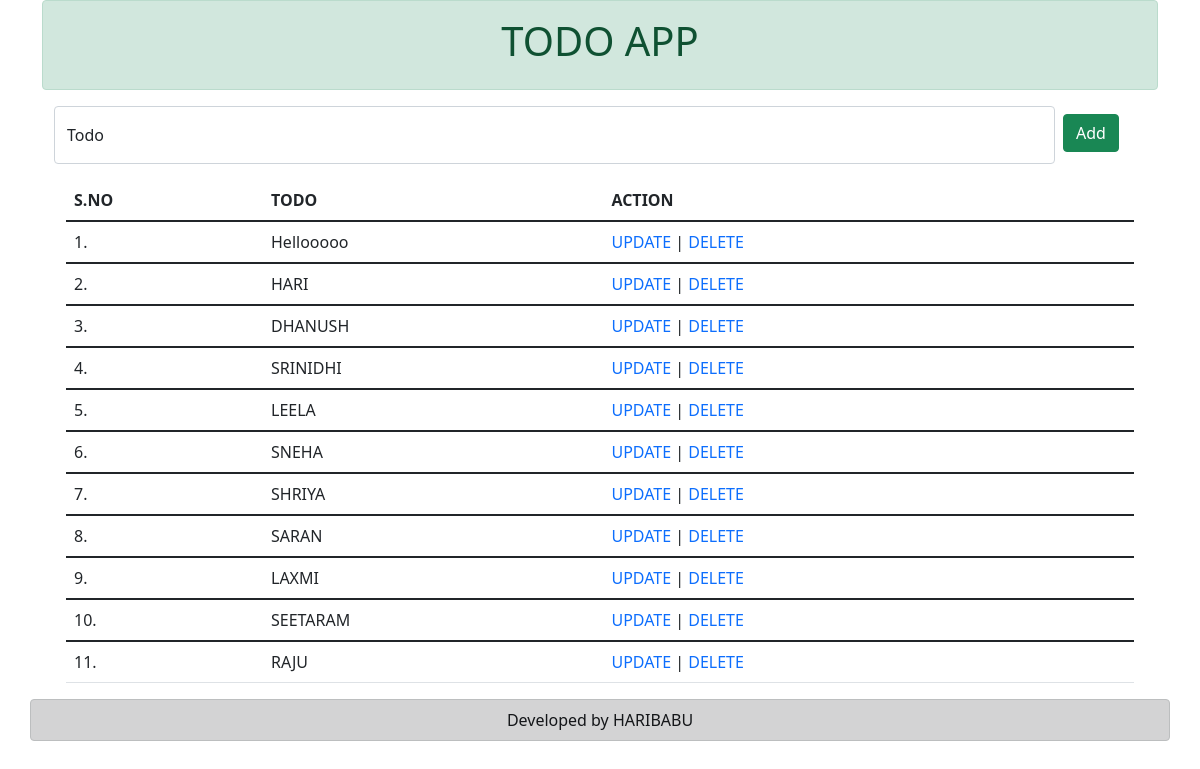
Before: /home/ with the older database file.
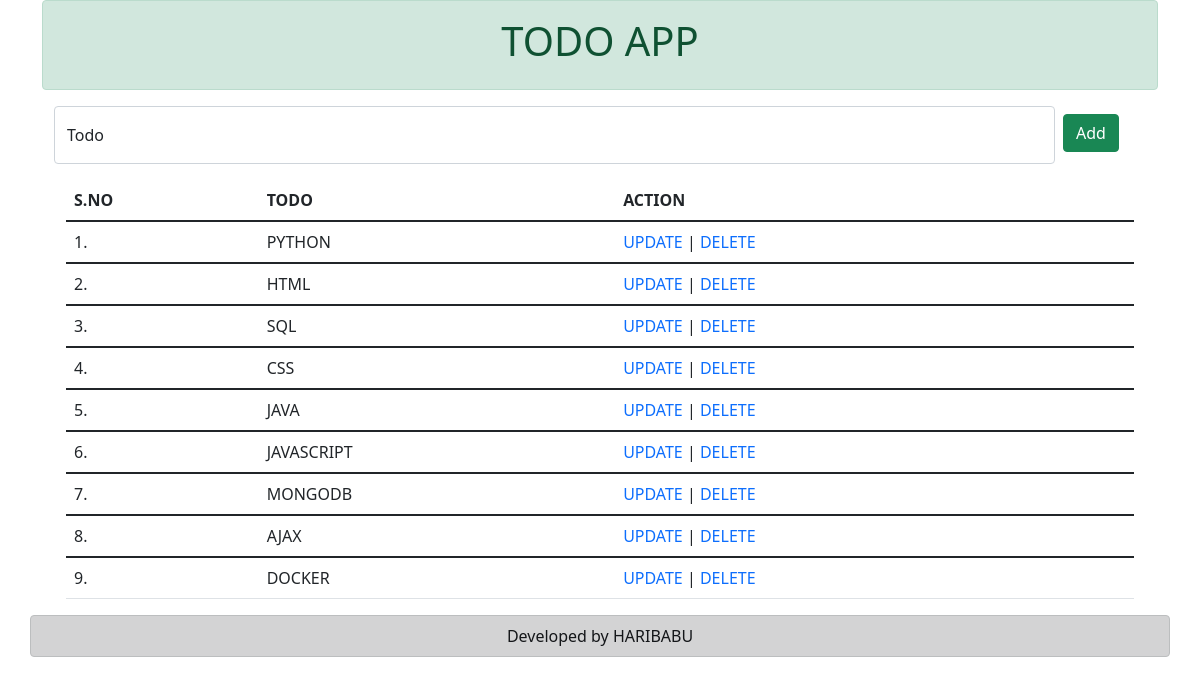
After: the same page with the newer database file.
### todo/models.py (models this page shows, shortened)
class todo(models.Model):
    todo = models.CharField(max_length=15)

### todo/views.py (the view)
# urls.py: 2. Add a URL to urlpatterns:  path('', views.home, name='home')
def home(request):
    if request.method == 'POST':
        todos = request.POST['todo']
        print(todos)
        data = todo(todo=todos)
        data.save()
        return redirect('/home/')
    else:
        todos = todo.objects.all()
        return render(request, 'home.html', {"todos": todos})

### templates/home.html (shortened to what this page needs)
<!DOCTYPE html>
<html lang="en">
  <head>
    <link
      href="https://cdn.jsdelivr.net/npm/bootstrap@5.1.1/dist/css/bootstrap.min.css"
      rel="stylesheet"
    />
    <link
      rel="stylesheet"
      href="https://cdnjs.cloudflare.com/ajax/libs/font-awesome/4.7.0/css/font-awesome.min.css"
    />
  </head>
  <body>
    <div class="container">
      <div class="alert alert-success text-center" role="alert">
        <h1>TODO APP</h1>
      </div>
      <div class="container">
        <div class="row">
          <form action="" method="POST" class="d-flex">
            <div class="col-sm-11">
              <div class="form-floating mb-3 text-center">
                <input
                  type="text"
                  class="form-control text-center"
                  id="floatingInput"
                  placeholder="Add Todo"
                  name="todo"
                />
                <label for="floatingInput">Todo</label>
              </div>
            </div>
            <div class="col-sm-1">
              <button type="submit" class="btn btn-success mt-2 mx-2">
                Add
              </button>
            </div>
          </form>
        </div>
        <div class="container">
          <table class="table table-hover">
            <thead>
              <tr>
                <th scope="col">S.NO</th>
                <th scope="col">TODO</th>
                <th scope="col">ACTION</th>
              </tr>
            </thead>
            {% for todo in todos %}
            <tbody>
              <tr>
                <td><span class="mycount"></span></td>
                <td>{{todo.todo}}</td>
                <td>
                  <a href="/update/{{todo.id}}" class="text-decoration-none"
                    >UPDATE</a
                  >
                  <span> | </span>
                  <a href="/delete/{{todo.id}}" class="text-decoration-none"
                    >DELETE</a
                  >
                </td>
              </tr>
            </tbody>
            {% endfor %}
          </table>
        </div>
      </div>
    </div>
    <div class="container alert alert-dark text-center p-2 mb-0" role="alert">
      Developed by HARIBABU
    </div>
  </body>
</html>

### templates/home.html (style rules this page uses)
body { counter-reset: mycount; }
.mycount:before { counter-increment: mycount; content: counter(mycount) ". "; }

Changed rows visible on the page:
removed todo: todo "Hellooooo"
removed todo: todo "HARI"
removed todo: todo "DHANUSH"
removed todo: todo "SRINIDHI"
removed todo: todo "LEELA"
removed todo: todo "SNEHA"
removed todo: todo "SHRIYA"
removed todo: todo "SARAN"
removed todo: todo "LAXMI"
removed todo: todo "SEETARAM"
removed todo: todo "RAJU"
added todo: todo "PYTHON"
added todo: todo "HTML"
added todo: todo "SQL"
added todo: todo "CSS"
added todo: todo "JAVA"
added todo: todo "JAVASCRIPT"
added todo: todo "MONGODB"
added todo: todo "AJAX"
added todo: todo "DOCKER"
